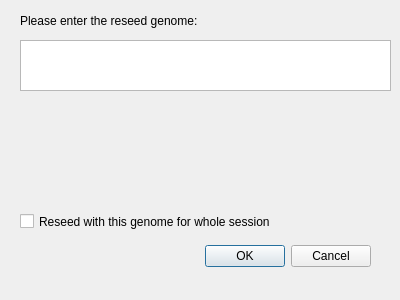
<?xml version="1.0" encoding="UTF-8"?>
<ui version="4.0">
 <class>reseed</class>
 <widget class="QDialog" name="reseed">
  <property name="geometry">
   <rect>
    <x>0</x>
    <y>0</y>
    <width>400</width>
    <height>300</height>
   </rect>
  </property>
  <property name="windowTitle">
   <string>Dialog</string>
  </property>
  <widget class="QDialogButtonBox" name="buttonBox">
   <property name="geometry">
    <rect>
     <x>30</x>
     <y>240</y>
     <width>341</width>
     <height>32</height>
    </rect>
   </property>
   <property name="orientation">
    <enum>Qt::Horizontal</enum>
   </property>
   <property name="standardButtons">
    <set>QDialogButtonBox::Cancel|QDialogButtonBox::Ok</set>
   </property>
  </widget>
  <widget class="QLabel" name="label">
   <property name="geometry">
    <rect>
     <x>20</x>
     <y>10</y>
     <width>361</width>
     <height>21</height>
    </rect>
   </property>
   <property name="text">
    <string>Please enter the reseed genome:</string>
   </property>
  </widget>
  <widget class="QPlainTextEdit" name="genomeTextEdit">
   <property name="geometry">
    <rect>
     <x>20</x>
     <y>40</y>
     <width>371</width>
     <height>51</height>
    </rect>
   </property>
  </widget>
  <widget class="QCheckBox" name="CheckBoxReseedSession">
   <property name="geometry">
    <rect>
     <x>20</x>
     <y>210</y>
     <width>331</width>
     <height>23</height>
    </rect>
   </property>
   <property name="text">
    <string>Reseed with this genome for whole session</string>
   </property>
  </widget>
 </widget>
 <resources/>
 <connections>
  <connection>
   <sender>buttonBox</sender>
   <signal>accepted()</signal>
   <receiver>reseed</receiver>
   <slot>accept()</slot>
   <hints>
    <hint type="sourcelabel">
     <x>248</x>
     <y>254</y>
    </hint>
    <hint type="destinationlabel">
     <x>157</x>
     <y>274</y>
    </hint>
   </hints>
  </connection>
  <connection>
   <sender>buttonBox</sender>
   <signal>rejected()</signal>
   <receiver>reseed</receiver>
   <slot>reject()</slot>
   <hints>
    <hint type="sourcelabel">
     <x>316</x>
     <y>260</y>
    </hint>
    <hint type="destinationlabel">
     <x>286</x>
     <y>274</y>
    </hint>
   </hints>
  </connection>
 </connections>
</ui>
